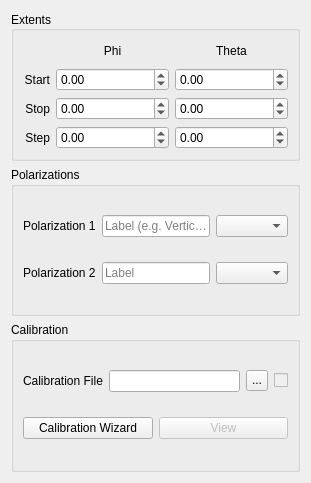
<?xml version="1.0" encoding="UTF-8"?>
<ui version="4.0">
 <class>ExperimentWidget</class>
 <widget class="QWidget" name="ExperimentWidget">
  <property name="geometry">
   <rect>
    <x>0</x>
    <y>0</y>
    <width>311</width>
    <height>483</height>
   </rect>
  </property>
  <property name="windowTitle">
   <string>Form</string>
  </property>
  <layout class="QVBoxLayout" name="verticalLayout">
   <item>
    <widget class="QGroupBox" name="extents_gb">
     <property name="sizePolicy">
      <sizepolicy hsizetype="Preferred" vsizetype="Preferred">
       <horstretch>0</horstretch>
       <verstretch>0</verstretch>
      </sizepolicy>
     </property>
     <property name="title">
      <string>Extents</string>
     </property>
     <property name="alignment">
      <set>Qt::AlignLeading|Qt::AlignLeft|Qt::AlignVCenter</set>
     </property>
     <property name="flat">
      <bool>false</bool>
     </property>
     <layout class="QGridLayout" name="gridLayout" rowstretch="0,0,0,0" columnstretch="0,1,1">
      <item row="0" column="2">
       <widget class="QLabel" name="theta_label">
        <property name="sizePolicy">
         <sizepolicy hsizetype="Preferred" vsizetype="Preferred">
          <horstretch>0</horstretch>
          <verstretch>0</verstretch>
         </sizepolicy>
        </property>
        <property name="text">
         <string>Theta</string>
        </property>
        <property name="alignment">
         <set>Qt::AlignCenter</set>
        </property>
       </widget>
      </item>
      <item row="3" column="0">
       <widget class="QLabel" name="step_label">
        <property name="sizePolicy">
         <sizepolicy hsizetype="Minimum" vsizetype="Preferred">
          <horstretch>0</horstretch>
          <verstretch>0</verstretch>
         </sizepolicy>
        </property>
        <property name="text">
         <string>Step</string>
        </property>
        <property name="alignment">
         <set>Qt::AlignRight|Qt::AlignTrailing|Qt::AlignVCenter</set>
        </property>
       </widget>
      </item>
      <item row="2" column="1">
       <widget class="QDoubleSpinBox" name="phi_stop_dsb">
        <property name="minimum">
         <double>-180.000000000000000</double>
        </property>
        <property name="maximum">
         <double>180.000000000000000</double>
        </property>
       </widget>
      </item>
      <item row="1" column="2">
       <widget class="QDoubleSpinBox" name="theta_start_dsb">
        <property name="minimum">
         <double>-180.000000000000000</double>
        </property>
        <property name="maximum">
         <double>180.000000000000000</double>
        </property>
       </widget>
      </item>
      <item row="3" column="1">
       <widget class="QDoubleSpinBox" name="phi_step_dsb">
        <property name="minimum">
         <double>-180.000000000000000</double>
        </property>
        <property name="maximum">
         <double>180.000000000000000</double>
        </property>
       </widget>
      </item>
      <item row="2" column="0">
       <widget class="QLabel" name="stop_label">
        <property name="sizePolicy">
         <sizepolicy hsizetype="Minimum" vsizetype="Preferred">
          <horstretch>0</horstretch>
          <verstretch>0</verstretch>
         </sizepolicy>
        </property>
        <property name="text">
         <string>Stop</string>
        </property>
        <property name="alignment">
         <set>Qt::AlignRight|Qt::AlignTrailing|Qt::AlignVCenter</set>
        </property>
       </widget>
      </item>
      <item row="0" column="1">
       <widget class="QLabel" name="phi_label">
        <property name="sizePolicy">
         <sizepolicy hsizetype="Preferred" vsizetype="Preferred">
          <horstretch>0</horstretch>
          <verstretch>0</verstretch>
         </sizepolicy>
        </property>
        <property name="text">
         <string>Phi</string>
        </property>
        <property name="alignment">
         <set>Qt::AlignCenter</set>
        </property>
       </widget>
      </item>
      <item row="2" column="2">
       <widget class="QDoubleSpinBox" name="theta_stop_dsb">
        <property name="minimum">
         <double>-180.000000000000000</double>
        </property>
        <property name="maximum">
         <double>180.000000000000000</double>
        </property>
       </widget>
      </item>
      <item row="3" column="2">
       <widget class="QDoubleSpinBox" name="theta_step_dsb">
        <property name="minimum">
         <double>-180.000000000000000</double>
        </property>
        <property name="maximum">
         <double>180.000000000000000</double>
        </property>
       </widget>
      </item>
      <item row="1" column="0">
       <widget class="QLabel" name="start_label">
        <property name="sizePolicy">
         <sizepolicy hsizetype="Minimum" vsizetype="Preferred">
          <horstretch>0</horstretch>
          <verstretch>0</verstretch>
         </sizepolicy>
        </property>
        <property name="text">
         <string>Start</string>
        </property>
        <property name="alignment">
         <set>Qt::AlignRight|Qt::AlignTrailing|Qt::AlignVCenter</set>
        </property>
       </widget>
      </item>
      <item row="1" column="1">
       <widget class="QDoubleSpinBox" name="phi_start_dsb">
        <property name="minimum">
         <double>-180.000000000000000</double>
        </property>
        <property name="maximum">
         <double>180.000000000000000</double>
        </property>
       </widget>
      </item>
     </layout>
    </widget>
   </item>
   <item>
    <widget class="QGroupBox" name="polarizations_gb">
     <property name="title">
      <string>Polarizations</string>
     </property>
     <layout class="QVBoxLayout" name="verticalLayout_2">
      <item>
       <layout class="QHBoxLayout" name="horizontalLayout">
        <item>
         <widget class="QLabel" name="pol1_label">
          <property name="text">
           <string>Polarization 1</string>
          </property>
         </widget>
        </item>
        <item>
         <widget class="QLineEdit" name="pol1_le">
          <property name="placeholderText">
           <string>Label (e.g. Vertical)</string>
          </property>
         </widget>
        </item>
        <item>
         <widget class="QComboBox" name="pol1_cb"/>
        </item>
       </layout>
      </item>
      <item>
       <layout class="QHBoxLayout" name="horizontalLayout_2">
        <item>
         <widget class="QLabel" name="pol2_label">
          <property name="text">
           <string>Polarization 2</string>
          </property>
         </widget>
        </item>
        <item>
         <widget class="QLineEdit" name="pol2_le">
          <property name="placeholderText">
           <string>Label</string>
          </property>
         </widget>
        </item>
        <item>
         <widget class="QComboBox" name="pol2_cb"/>
        </item>
       </layout>
      </item>
     </layout>
    </widget>
   </item>
   <item>
    <widget class="QGroupBox" name="cal_gb">
     <property name="title">
      <string>Calibration</string>
     </property>
     <layout class="QVBoxLayout" name="verticalLayout_3">
      <item>
       <layout class="QHBoxLayout" name="horizontalLayout_3">
        <item>
         <widget class="QLabel" name="cal_file_label">
          <property name="text">
           <string>Calibration File</string>
          </property>
         </widget>
        </item>
        <item>
         <widget class="QLineEdit" name="cal_file_le">
          <property name="readOnly">
           <bool>true</bool>
          </property>
         </widget>
        </item>
        <item>
         <widget class="QPushButton" name="cal_file_browse_btn">
          <property name="styleSheet">
           <string notr="true">QPushButton {
	padding-left: 5px;
	padding-right: 5px;
	padding-top: 2px;
	padding-bottom: 3px;
}</string>
          </property>
          <property name="text">
           <string>...</string>
          </property>
          <property name="iconSize">
           <size>
            <width>16</width>
            <height>16</height>
           </size>
          </property>
          <property name="flat">
           <bool>false</bool>
          </property>
         </widget>
        </item>
        <item>
         <widget class="Toggle" name="cal_file_toggle">
          <property name="enabled">
           <bool>false</bool>
          </property>
          <property name="toolTip">
           <string> Turn calibration on/off. Disabled unless a calibration file is loaded</string>
          </property>
          <property name="text">
           <string/>
          </property>
         </widget>
        </item>
       </layout>
      </item>
      <item>
       <layout class="QHBoxLayout" name="horizontalLayout_4">
        <item>
         <widget class="QPushButton" name="cal_wizard_btn">
          <property name="text">
           <string>Calibration Wizard</string>
          </property>
         </widget>
        </item>
        <item>
         <widget class="QPushButton" name="view_cal_btn">
          <property name="enabled">
           <bool>false</bool>
          </property>
          <property name="text">
           <string>View</string>
          </property>
         </widget>
        </item>
       </layout>
      </item>
     </layout>
    </widget>
   </item>
  </layout>
 </widget>
 <customwidgets>
  <customwidget>
   <class>Toggle</class>
   <extends>QCheckBox</extends>
   <header>..widgets.toggle</header>
  </customwidget>
 </customwidgets>
 <resources/>
 <connections/>
</ui>
